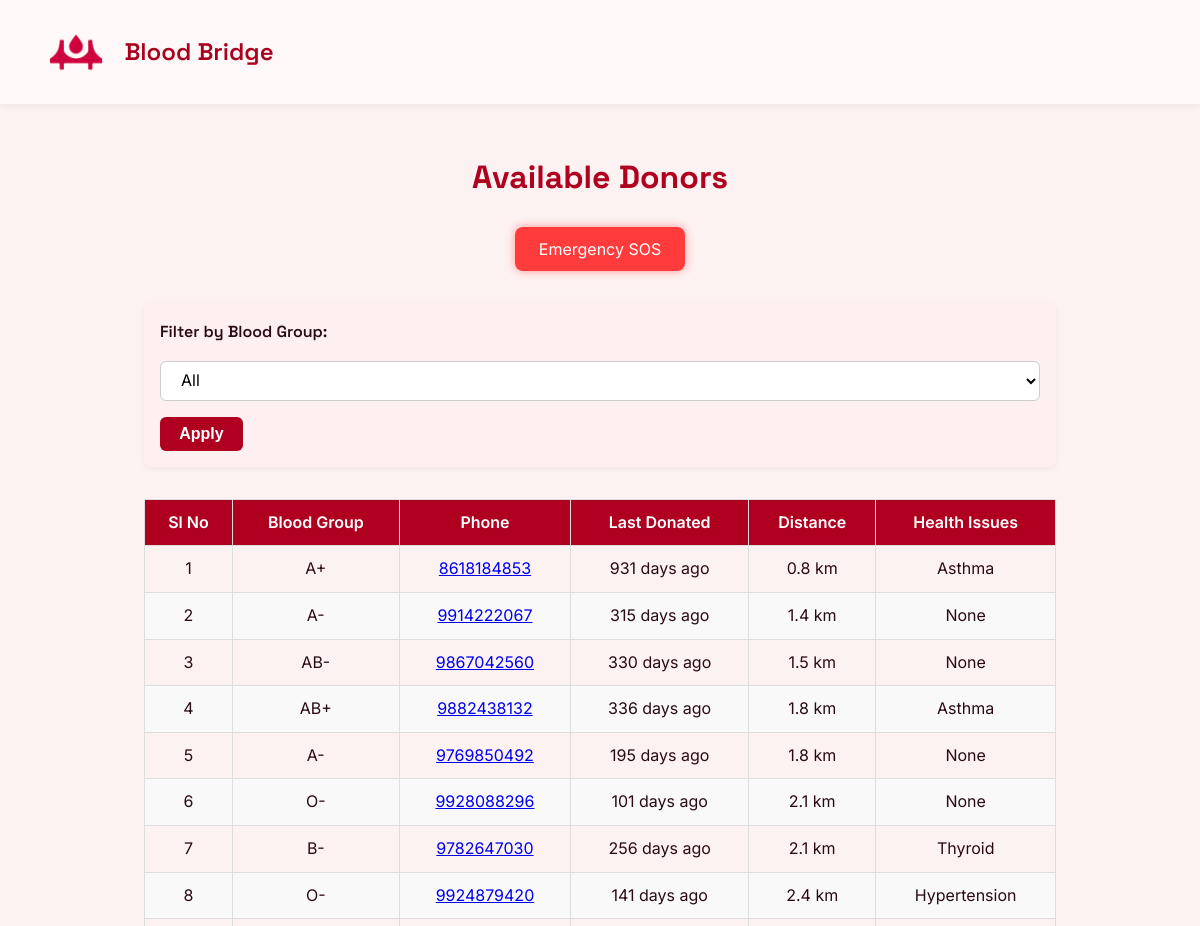
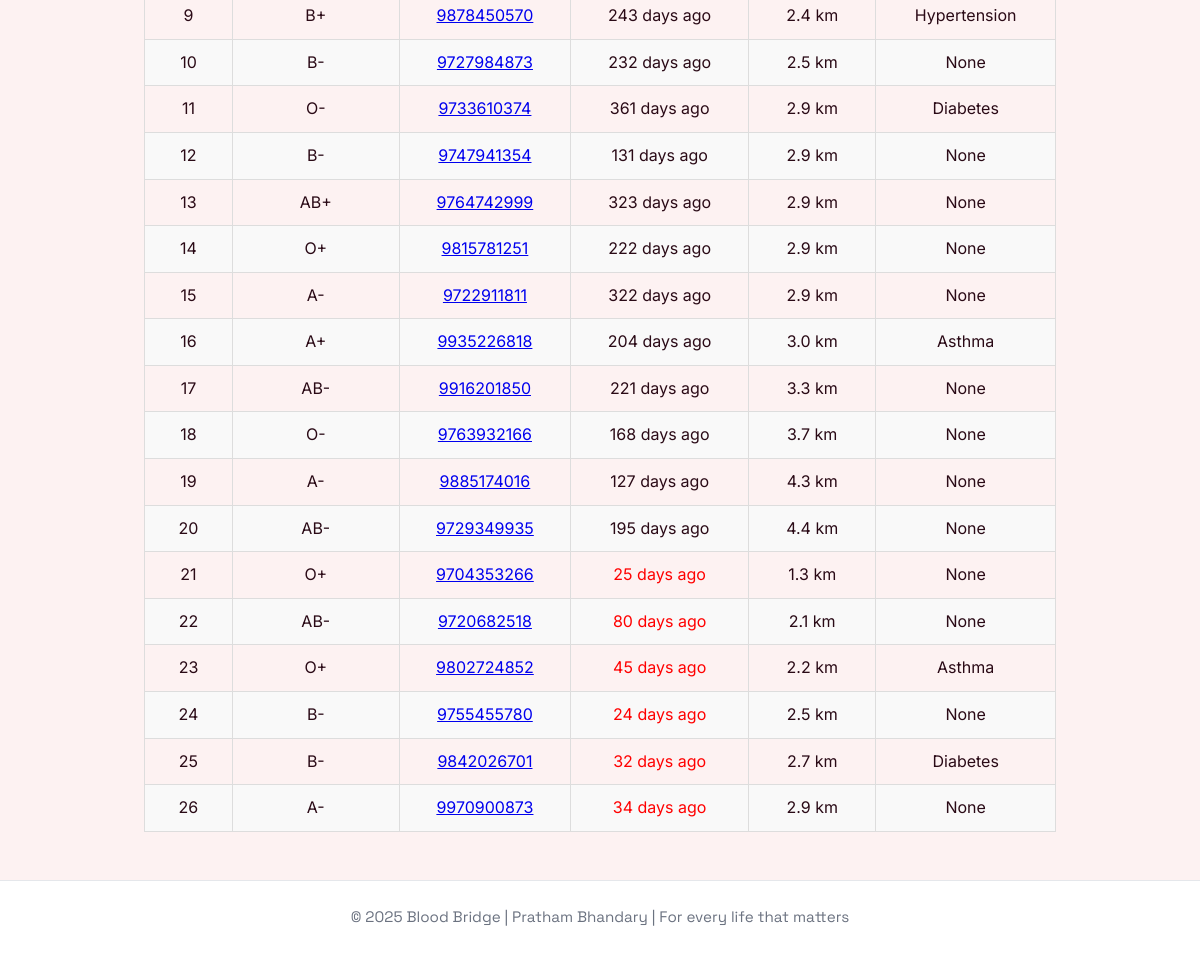
Page /hospital-dashboard (signed in) on the committed database (2 pictures, top to bottom).
### tables this page shows
CREATE TABLE donors (
            id INTEGER PRIMARY KEY AUTOINCREMENT,
            name TEXT NOT NULL,
            email TEXT UNIQUE NOT NULL,
            phone TEXT NOT NULL,
            dob TEXT NOT NULL,
            blood_group TEXT NOT NULL,
            address_line TEXT,
            city TEXT,
            state TEXT,
            pincode TEXT,
            latitude REAL,
            longitude REAL,
            notify INTEGER DEFAULT 1,
            last_donated TEXT,
            health_problems TEXT
        );

### run.py (the view)
@app.route("/hospital-dashboard")
def hospital_dashboard():
    print(session.get('hospital_data'))
    if session.get('hospital_data'):
        hospital = session.get('hospital_data')
        hospital_lat = hospital['latitude']
        hospital_lon = hospital['longitude']
        selected_group = request.args.get("blood_group")
        raw_donors = get_all_donors()
        processed_donors = []
        for donor in raw_donors:
            dist = (
                calculate_distance(hospital_lat, hospital_lon, donor['latitude'], donor['longitude'])
                if donor['latitude'] and donor['longitude'] else float('inf')
            )
            last_donated_days = days_since(donor.get('last_donated'))
            eligible = is_eligible_to_donate(donor.get('last_donated'))
            if not selected_group or donor['blood_group'] == selected_group:
                processed_donors.append({
                    "blood_group": donor["blood_group"],
                    "contact": donor["phone"],
                    "distance": dist,
                    "last_donated_days": last_donated_days,
                    "diseases": donor.get("health_problems", "None"),
                    "eligible": eligible
                })
        eligible_donors = sorted([d for d in processed_donors if d['eligible']], key=lambda d: d['distance'])
        ineligible_donors = [d for d in processed_donors if not d['eligible']]
        top_eligible = eligible_donors[:20]
        if top_eligible:
            max_distance = top_eligible[-1]['distance']
        else:
            max_distance = float('inf')  # fallback if no eligible donors
        nearby_ineligible = [d for d in ineligible_donors if d['distance'] <= max_distance]
        final_donors = top_eligible + sorted(nearby_ineligible, key=lambda d: d['distance'])
        return render_template("hospital-dashboard.html", donors=final_donors)
    return redirect(url_for("hospital_login"))

### database.py (called while the page is built)
def get_all_donors():
    conn = sqlite3.connect(DATABASE)
    conn.row_factory = sqlite3.Row
    c = conn.cursor()
    c.execute('SELECT * FROM donors')
    donors = c.fetchall()
    conn.close()
    return [dict(row) for row in donors]

def calculate_distance(lat1, lon1, lat2, lon2):
    R = 6371  # Radius of Earth in km
    dlat = radians(lat2 - lat1)
    dlon = radians(lon2 - lon1)
    a = sin(dlat/2)**2 + cos(radians(lat1)) * cos(radians(lat2)) * sin(dlon/2)**2
    c = 2 * atan2(sqrt(a), sqrt(1 - a))
    return round(R * c, 1)

def days_since(date_str):
    try:
        date = datetime.strptime(date_str, '%Y-%m-%d')
        return (datetime.now() - date).days
    except:
        return "N/A"

def is_eligible_to_donate(last_donated_date_str):
    if not last_donated_date_str:
        return True  # No record means never donated — eligible
    try:
        last_donated = datetime.strptime(last_donated_date_str, "%Y-%m-%d")
        return (datetime.now() - last_donated).days >= 90
    except:
        return False  # Invalid date format

### templates/hospital-dashboard.html (shortened to what this page needs)
<!DOCTYPE html>
<html lang="en">
<head>
  <link rel="stylesheet" href="{{ url_for('static', filename='css/style.css') }}" />
</head>
<body>
  <header>
    <nav class="navbar">
      <div class="logo"><img src="{{ url_for('static', filename='resourses/logo4.png') }}" alt="" class="logo-img"><span style="padding-left: 10px;">Blood Bridge</span></div>
    </nav>
  </header>
  <section class="container donor-list">
    <h2>Available Donors</h2>
    <form action="/sos" method="post" class="sos">
      <button type="submit" class="sos-button">Emergency SOS</button>
    </form>
    <div class="form-group">
        <form method="get" action="/hospital-dashboard" class="filter-form">
            <label for="blood_group">Filter by Blood Group:</label>
            <select name="blood_group" id="blood_group">
                <option value="">All</option>
            </select>
            <button type="submit">Apply</button>
        </form>
    </div>
    <table class="donor-table">
  <thead>
    <tr>
      <th>Sl No</th>
      <th>Blood Group</th>
      <th>Phone</th>
      <th>Last Donated</th>
      <th>Distance</th>
      <th>Health Issues</th>
    </tr>
  </thead>
    <tbody>
            {% for donor in donors %}
                <tr>
                    <td>{{ loop.index }}</td>
                    <td>{{ donor.blood_group }}</td>
                    <td><a href="tel:+91{{ donor.contact }}">{{ donor.contact }}</a></td>
                    <td class="{{ 'eligible' if donor.eligible else 'not-eligible' }}">
                        {{ donor.last_donated_days }} days ago
                    </td>
                    <td>{{ donor.distance }} km</td>
                    <td>{{ donor.diseases or 'None' }}</td>
                </tr>
            {% endfor %}
        </tbody>
    </table>
    </section>
  <footer>
    <div class="footer-content">
      <p>&copy; 2025 Blood Bridge | Pratham Bhandary | For every life that matters</p>
    </div>
  </footer>
</body>
</html>

### static/css/style.css (style rules this page uses)
:root { --primary: #b00020; --accent: #f47c7c; --bg-light: #fdf2f2; --text: #2a0a16; --white: #ffffff; --shadow: rgba(0, 0, 0, 0.08); --radius: 12px; --transition: 0.3s ease; }
* { margin: 0; padding: 0; box-sizing: border-box; }
body { font-family: 'Inter', sans-serif; background: var(--bg-light); color: var(--text); line-height: 1.6; scroll-behavior: smooth; }
.navbar { display: flex; justify-content: space-between; align-items: center; padding: 1.2rem 2rem; background: var(--white); box-shadow: 0 2px 8px var(--shadow); position: sticky; top: 0; z-index: 1000; }
.logo { font-size: 1.6rem; font-weight: 700; color: var(--primary); }
.container { max-width: 960px; margin: 3rem auto; padding: 0 1.5rem; }
footer { background: var(--white); border-top: 1px solid #e5e7eb; padding: 1.5rem; text-align: center; font-size: 0.95rem; color: #6b7280; }
h1, h2, .logo { font-family: 'Space Grotesk', sans-serif; }
.register-form input, .register-form textarea, select { width: 100%; padding: 0.8rem 1rem; font-size: 1rem; border: 1px solid #ccc; border-radius: 12px; background-color: #f9f9f9; transition: border 0.3s ease, background-color 0.3s ease; font-family: 'Inter', sans-serif; }
.donor-list h2 { font-family: 'Space Grotesk', sans-serif; font-size: 2rem; color: var(--primary); margin-bottom: 1.5rem; text-align: center; }
.donor-table { width: 100%; border-collapse: collapse; margin-top: 30px; font-family: 'Inter', sans-serif; }
.donor-table th, .donor-table td { border: 1px solid #ddd; padding: 10px; text-align: center; }
.donor-table th { background-color: var(--primary); color: white; font-weight: 600; }
.donor-table tr:nth-child(even) { background-color: #f9f9f9; }
.filter-form { display: flex; flex-wrap: wrap; align-items: center; gap: 1rem; margin: 2rem 0; padding: 1rem; background-color: #fef0f0; border-radius: 8px; box-shadow: 0 2px 6px rgba(0, 0, 0, 0.05); }
.filter-form label { font-weight: 600; color: var(--text); }
.filter-form select { padding: 0.5rem 1rem; border: 1px solid #ccc; border-radius: 6px; font-size: 1rem; background-color: #fff; min-width: 120px; cursor: pointer; }
.filter-form button { padding: 0.5rem 1.2rem; background-color: var(--primary); color: #fff; border: none; border-radius: 6px; font-size: 1rem; font-weight: 600; cursor: pointer; transition: background-color 0.3s ease; }
.sos-button { background-color: #ff3b3b; color: #fff; border: none; padding: 0.75rem 1.5rem; font-size: 1rem; border-radius: 8px; cursor: pointer; transition: background-color 0.3s ease; font-family: 'Inter', sans-serif; box-shadow: 0 0 10px rgba(255, 59, 59, 0.5); }
.sos { display: flex; justify-content: center; }
.logo { display: flex; align-items: center; justify-content: center; padding: 1rem; background-color: auto; }
.logo-img { height: 50px; width: auto; object-fit: contain; transition: transform 0.3s ease; }
nav.navbar { display: flex; justify-content: space-between; align-items: center; background-color: var(--primary-bg, #fff8f8); padding: 1rem 2rem; box-shadow: 0 2px 8px rgba(0, 0, 0, 0.05); flex-wrap: wrap; position: relative; z-index: 10; }
.logo { display: flex; align-items: center; font-family: 'Space Grotesk', sans-serif; font-size: 1.5rem; font-weight: 600; color: #aa001e; }
.logo-img { height: 40px; width: auto; margin-right: 0.5rem; object-fit: contain; }
:root { --primary-color: #aa001e; --bg-color: #fff8f8; --hover-color: #8e0018; }
* { box-sizing: border-box; margin: 0; padding: 0; }
body { font-family: 'Space Grotesk', sans-serif; }
.navbar { display: flex; justify-content: space-between; align-items: center; background-color: var(--bg-color); padding: 1rem 2rem; box-shadow: 0 2px 8px rgba(0, 0, 0, 0.05); flex-wrap: wrap; position: relative; }
.logo { display: flex; align-items: center; font-size: 1.5rem; font-weight: 600; color: var(--primary-color); }
.logo-img { height: 40px; width: auto; margin-right: 10px; }
.not-eligible { color: red; }

### rows in the picture
donors: blood_group "A+", contact "8618184853", last_donated_days "931", distance "0.8", health_problems "Asthma"
donors: blood_group "A-", contact "9914222067", last_donated_days "315", distance "1.4", health_problems "None"
donors: blood_group "AB-", contact "9867042560", last_donated_days "330", distance "1.5", health_problems "None"
donors: blood_group "AB+", contact "9882438132", last_donated_days "336", distance "1.8", health_problems "Asthma"
donors: blood_group "A-", contact "9769850492", last_donated_days "195", distance "1.8", health_problems "None"
donors: blood_group "O-", contact "9928088296", last_donated_days "101", distance "2.1", health_problems "None"
donors: blood_group "B-", contact "9782647030", last_donated_days "256", distance "2.1", health_problems "Thyroid"
donors: blood_group "O-", contact "9924879420", last_donated_days "141", distance "2.4", health_problems "Hypertension"
donors: blood_group "B+", contact "9878450570", last_donated_days "243", distance "2.4", health_problems "Hypertension"
donors: blood_group "B-", contact "9727984873", last_donated_days "232", distance "2.5", health_problems "None"
donors: blood_group "O-", contact "9733610374", last_donated_days "361", distance "2.9", health_problems "Diabetes"
donors: blood_group "B-", contact "9747941354", last_donated_days "131", distance "2.9", health_problems "None"
donors: blood_group "AB+", contact "9764742999", last_donated_days "323", distance "2.9", health_problems "None"
donors: blood_group "O+", contact "9815781251", last_donated_days "222", distance "2.9", health_problems "None"
donors: blood_group "A-", contact "9722911811", last_donated_days "322", distance "2.9", health_problems "None"
donors: blood_group "A+", contact "9935226818", last_donated_days "204", distance "3.0", health_problems "Asthma"
donors: blood_group "AB-", contact "9916201850", last_donated_days "221", distance "3.3", health_problems "None"
donors: blood_group "O-", contact "9763932166", last_donated_days "168", distance "3.7", health_problems "None"
donors: blood_group "A-", contact "9885174016", last_donated_days "127", distance "4.3", health_problems "None"
donors: blood_group "AB-", contact "9729349935", last_donated_days "195", distance "4.4", health_problems "None"
donors: blood_group "O+", contact "9704353266", last_donated_days "25", distance "1.3", health_problems "None"
donors: blood_group "AB-", contact "9720682518", last_donated_days "80", distance "2.1", health_problems "None"
donors: blood_group "O+", contact "9802724852", last_donated_days "45", distance "2.2", health_problems "Asthma"
donors: blood_group "B-", contact "9755455780", last_donated_days "24", distance "2.5", health_problems "None"
donors: blood_group "B-", contact "9842026701", last_donated_days "32", distance "2.7", health_problems "Diabetes"
donors: blood_group "A-", contact "9970900873", last_donated_days "34", distance "2.9", health_problems "None"
